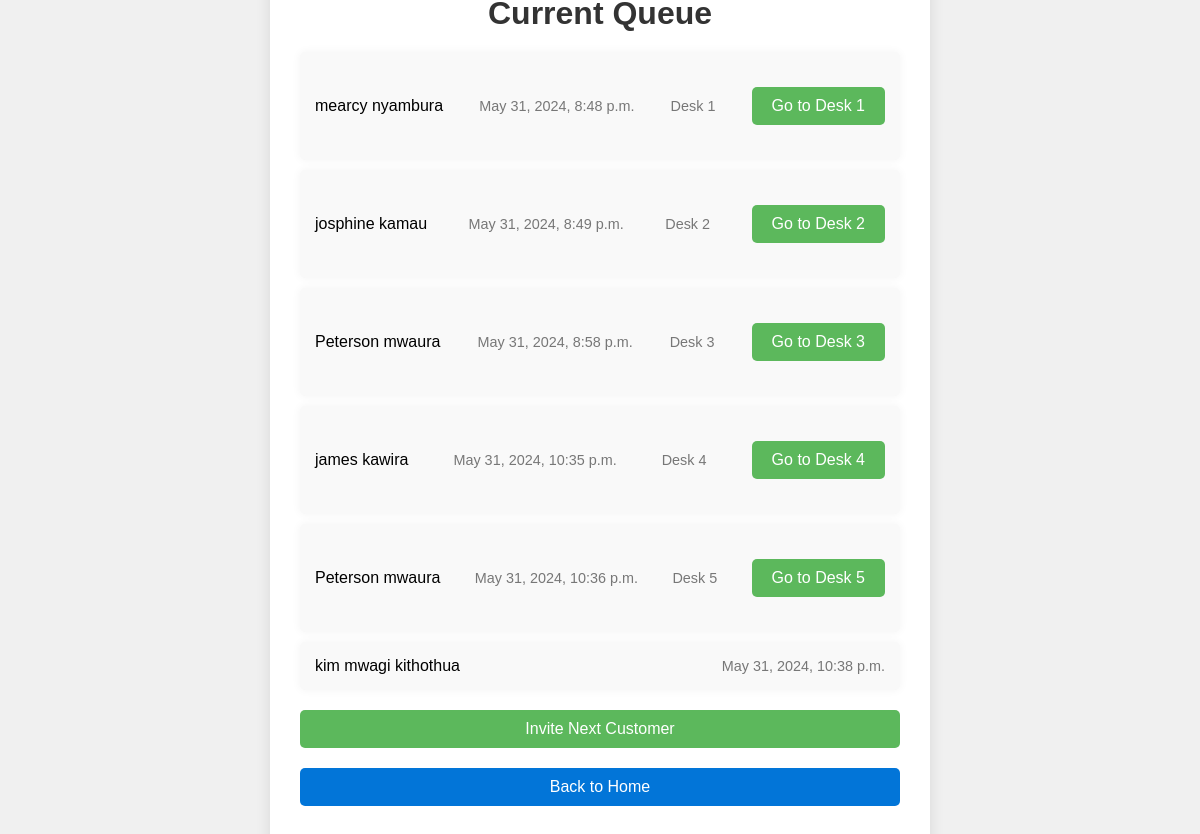
The page /queue_status/ (signed in) on the database its author committed.
### queue_app/models.py (models this page shows, shortened)
class QueueEntry(models.Model):
    customer = models.ForeignKey(Customer, on_delete=models.CASCADE)
    timestamp = models.DateTimeField(default=timezone.now)
    invited = models.BooleanField(default=False)
    served = models.BooleanField(default=False)
    desk = models.IntegerField(null=True, blank=True)

class Customer(models.Model):
    first_name = models.CharField(max_length=50)
    last_name = models.CharField(max_length=50)
    email = models.EmailField()

### queue_app/views.py (the view)
# urls.py: path('queue_status/', views.queue_status, name='queue_status'),
@login_required
def queue_status(request):
    queue_entries = QueueEntry.objects.order_by('timestamp')
    served_entries = QueueEntry.objects.filter(served=True).order_by('-timestamp')[:1]  # Show the last served customer
    return render(request, 'queue_app/queue_status.html', {'queue_entries': queue_entries, 'served_entries': served_entries})

### queue_app/templates/queue_app/queue_status.html (shortened to what this page needs)
<!DOCTYPE html>
<html>
<head>
</head>
<body>
    <div class="container">
        <h1>Current Queue</h1>
        <ul>
            {% for entry in queue_entries %}
                <li>
                    <span>{{ entry.customer.first_name }} {{ entry.customer.last_name }}</span>
                    <span class="timestamp">{{ entry.timestamp }}</span>
                    {% if entry.invited and entry.desk %}
                        <span class="desk-info">Desk {{ entry.desk }}</span>
                        <a href="{% url 'direct_to_desk' entry.desk %}" class="direction-button">Go to Desk {{ entry.desk }}</a>
                    {% endif %}
                </li>
            {% endfor %}
        </ul>
        <a href="{% url 'invite_next' %}" class="invite-button">Invite Next Customer</a>
        <a href="{% url 'home' %}" class="back-button">Back to Home</a>
    </div>
</body>
</html>

### queue_app/templates/queue_app/queue_status.html (style rules this page uses)
body { font-family: Arial, sans-serif; background-color: #f0f0f0; margin: 0; padding: 0; display: flex; justify-content: center; align-items: center; height: 100vh; }
.container { width: 100%; max-width: 600px; margin: 20px; background: white; padding: 30px; border-radius: 10px; box-shadow: 0 0 15px rgba(0, 0, 0, 0.1); }
h1 { text-align: center; color: #333; margin-bottom: 20px; }
ul { list-style-type: none; padding: 0; }
li { background: #f9f9f9; margin: 10px 0; padding: 15px; border-radius: 5px; box-shadow: 0 0 10px rgba(0, 0, 0, 0.05); display: flex; justify-content: space-between; align-items: center; }
.timestamp, .desk-info { font-size: 0.9em; color: #777; }
.invite-button, .direction-button { display: block; text-align: center; margin: 20px 0; padding: 10px 20px; background-color: #5cb85c; color: white; text-decoration: none; border-radius: 5px; transition: background-color 0.3s ease; }
.back-button { display: block; text-align: center; margin: 20px 0; padding: 10px 20px; background-color: #0275d8; color: white; text-decoration: none; border-radius: 5px; transition: background-color 0.3s ease; }

### rows shown on the page
QueueEntry: customer.first_name "mearcy", customer.last_name "nyambura", timestamp "May 31, 2024, 8:48 p.m.", desk "1"
QueueEntry: customer.first_name "josphine", customer.last_name "kamau", timestamp "May 31, 2024, 8:49 p.m.", desk "2"
QueueEntry: customer.first_name "Peterson", customer.last_name "mwaura", timestamp "May 31, 2024, 8:58 p.m.", desk "3"
QueueEntry: customer.first_name "james", customer.last_name "kawira", timestamp "May 31, 2024, 10:35 p.m.", desk "4"
QueueEntry: customer.first_name "Peterson", customer.last_name "mwaura", timestamp "May 31, 2024, 10:36 p.m.", desk "5"
QueueEntry: customer.first_name "kim mwagi", customer.last_name "kithothua", timestamp "May 31, 2024, 10:38 p.m."
